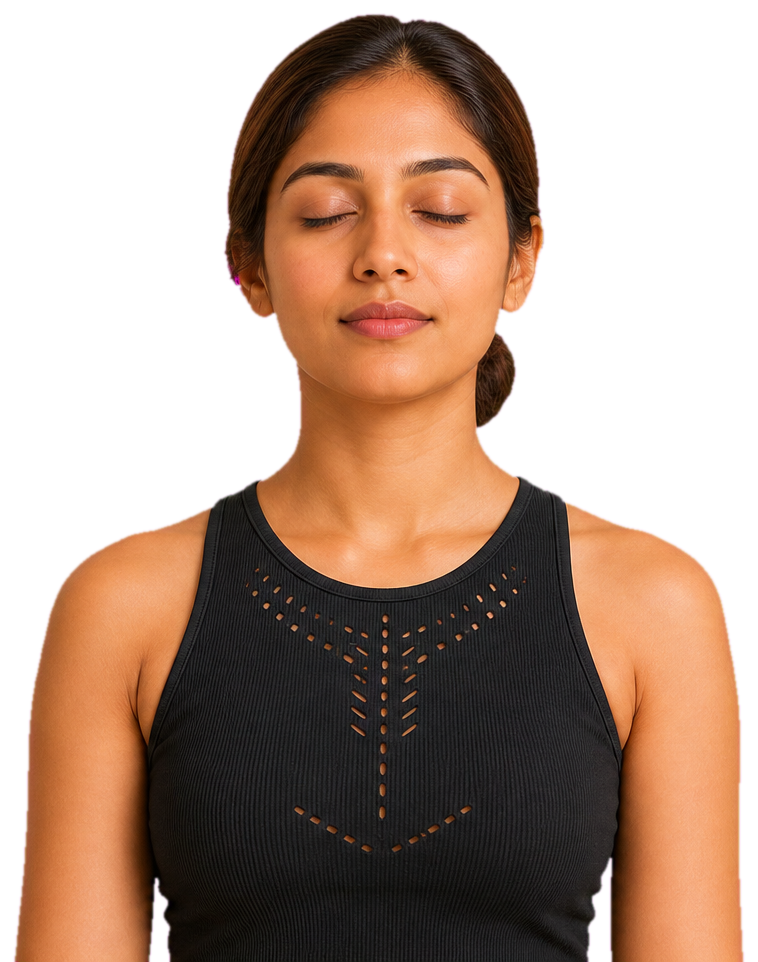
#> input picture src/assets/generated/meditation-woman.png, 758 x 962 px
$ python -i process-meditation.py   (imports and definitions only)
#> lines starting #> are read from the running program, lines starting #| are printed output that depends on the picture
#> further down, picture is the input picture: PIL image 758x962 RGBA; mean R, G, B, A 175.9, 51.8, 129.5, 149.8
"""Chroma-key meditation cutout from magenta studio backdrop -> transparent PNG."""
from collections import deque
from PIL import Image, ImageFilter
import os

SRC = r'C:\Users\shubh\.cursor\projects\d-astronext3\assets\meditation-woman-source.png'
OUT = r'd:\astronext3\src\assets\generated\meditation-woman.png'


def feather_alpha(im: Image.Image, radius: int = 2) -> Image.Image:
#> called with radius = 2
    r, g, b, a = im.split()
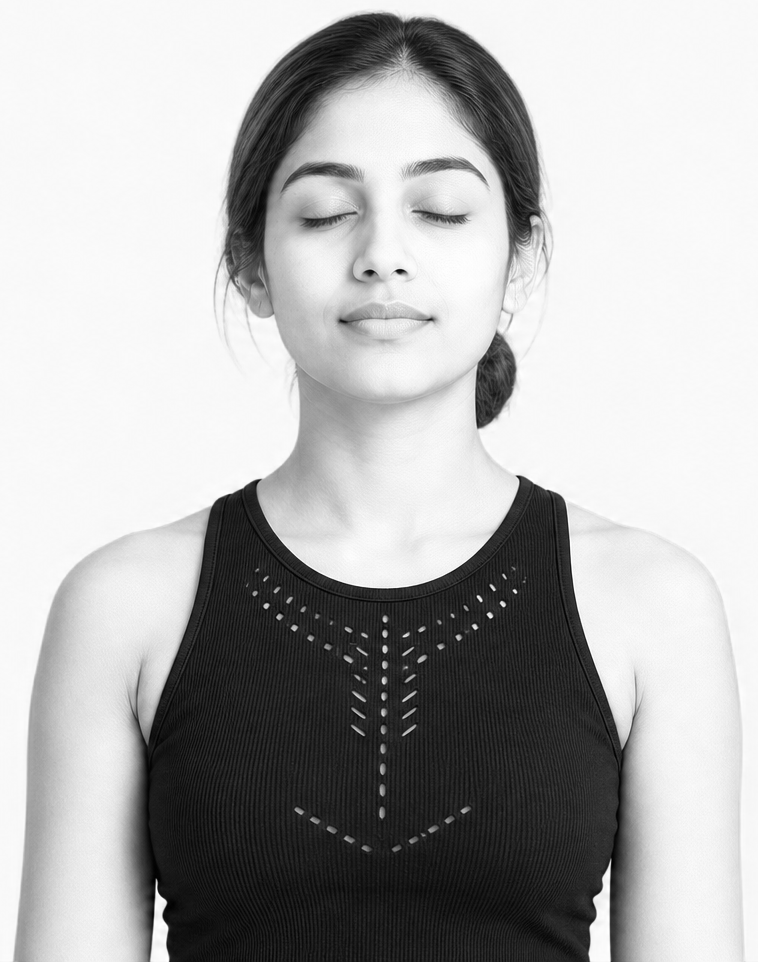
#> r: PIL image 758x962 L; min 0, max 255, mean 175.9
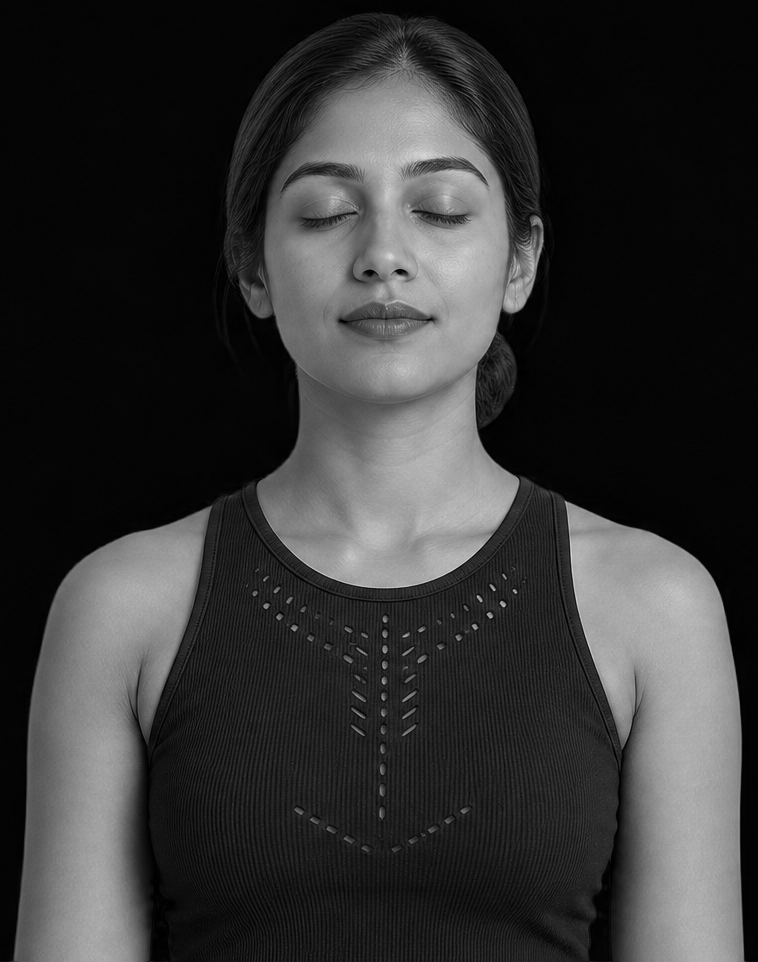
#> g: PIL image 758x962 L; min 0, max 223, mean 51.8
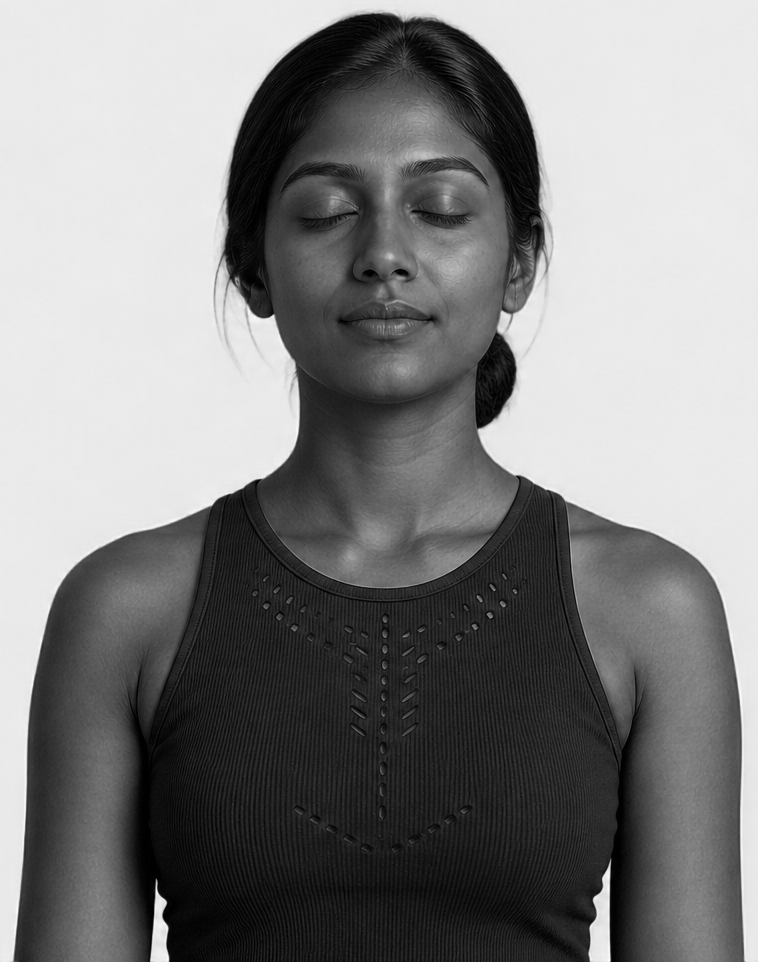
#> b: PIL image 758x962 L; min 0, max 250, mean 129.5
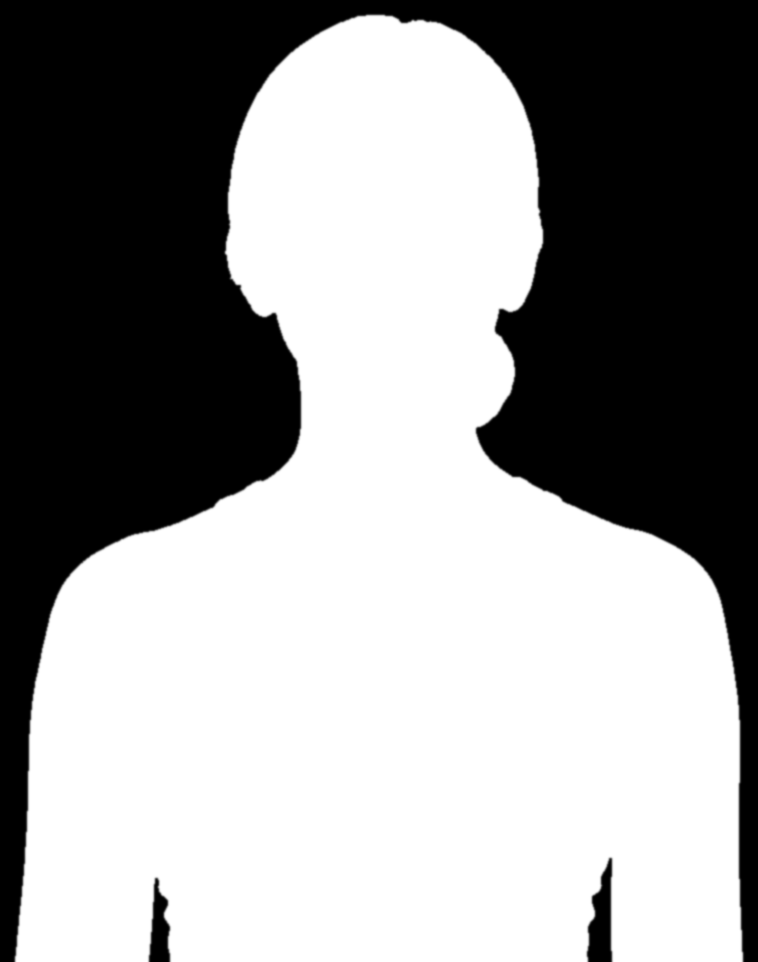
#> a: PIL image 758x962 L; min 0, max 255, mean 149.8
    a = a.filter(ImageFilter.GaussianBlur(radius))
    return Image.merge('RGBA', (r, g, b, a))


# [93 lines left out: functions is_backdrop, flood_key, despill_magenta, trim_transparent, main, not called in this run]


# [2 lines not run here, left out]

>>> from PIL import Image
>>> picture = Image.open('../src/assets/generated/meditation-woman.png')
>>> result = feather_alpha(picture)

$ run again, on src/assets/generated/astrologers-hero-hands.png
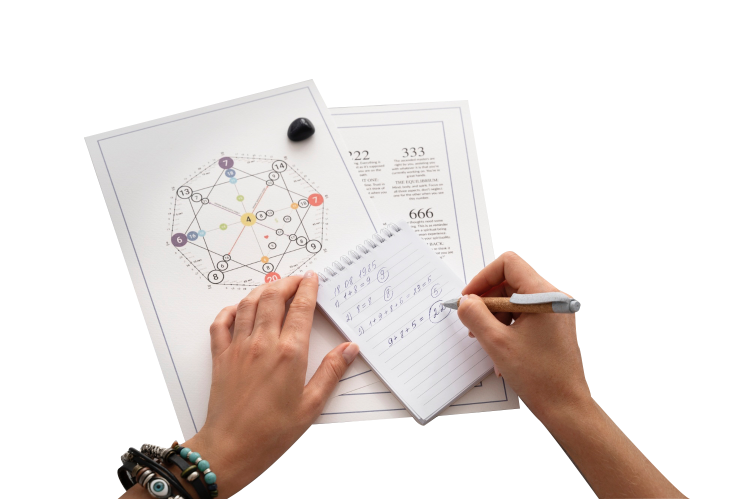
#> input picture src/assets/generated/astrologers-hero-hands.png, 1500 x 998 px (shown at 1/2 size)
#> picture is the input picture: PIL image 1500x998 RGBA; mean R, G, B, A 208.7, 200.4, 196.4, 97.3
#> in feather_alpha, `r, g, b, a = im.split()`:
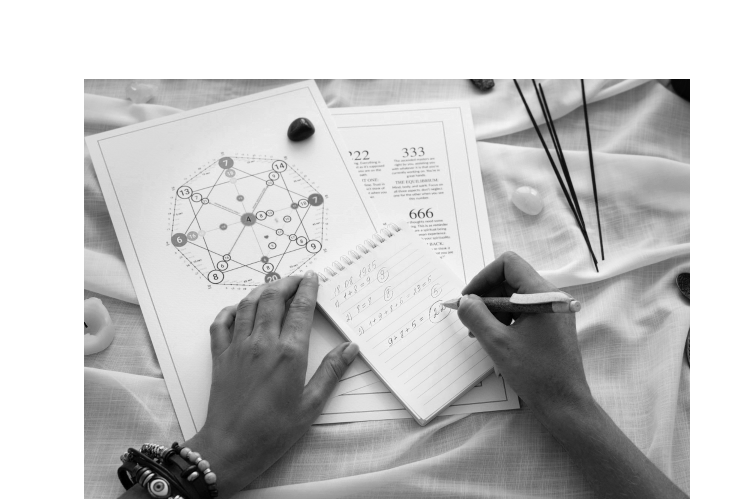
#> b: PIL image 1500x998 L (shown at 1/2 size); min 0, max 255, mean 196.4
#> in feather_alpha, `r, g, b, a = im.split()`:
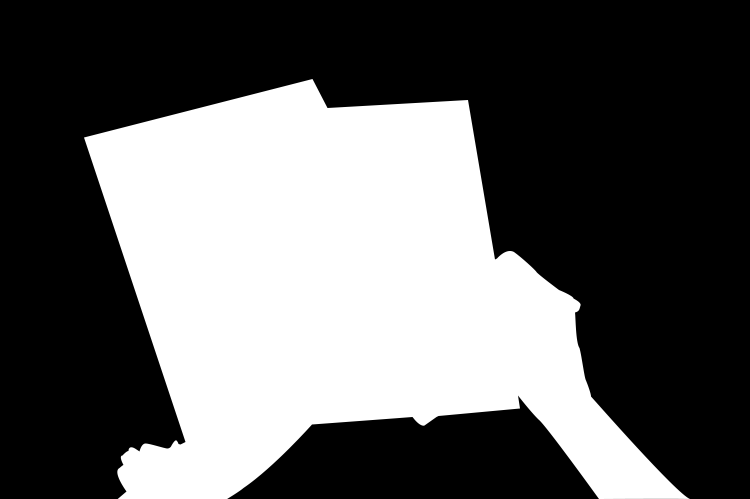
#> a: PIL image 1500x998 L (shown at 1/2 size); min 0, max 255, mean 97.3

$ run again, on src/assets/generated/hero-woman.png
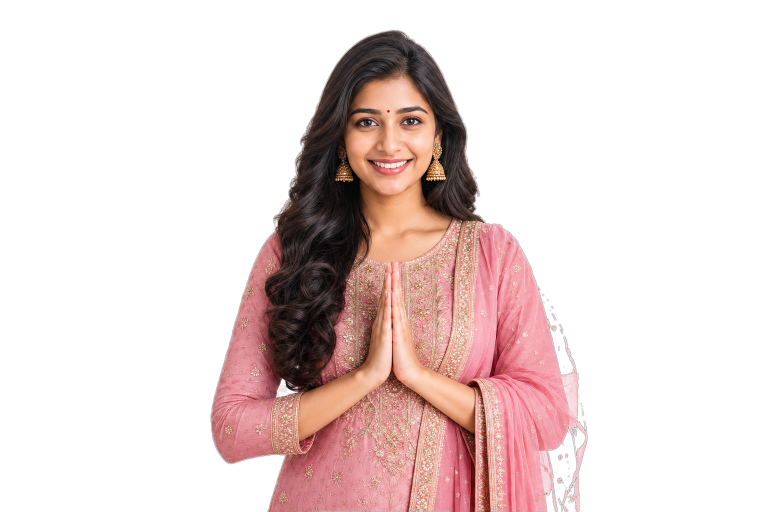
#> input picture src/assets/generated/hero-woman.png, 1536 x 1024 px (shown at 1/2 size)
#> picture is the input picture: PIL image 1536x1024 RGBA; mean R, G, B, A 52.4, 36, 34.2, 76
#> in feather_alpha, `r, g, b, a = im.split()`:
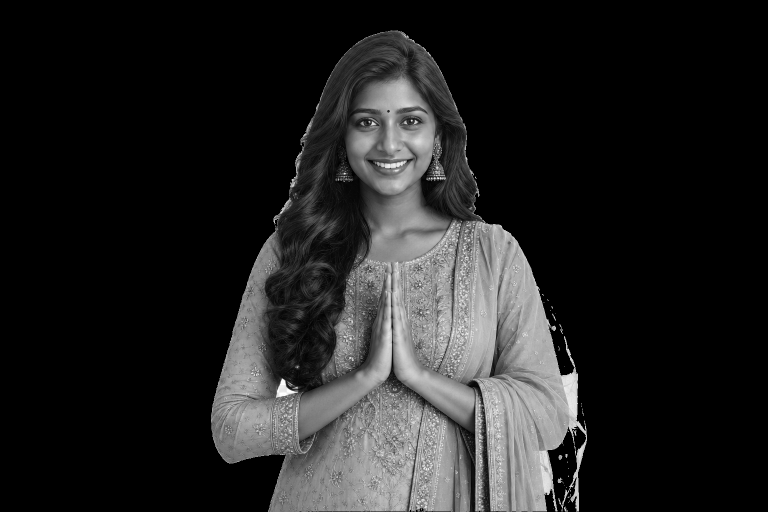
#> b: PIL image 1536x1024 L (shown at 1/2 size); min 0, max 255, mean 34.2
#> in feather_alpha, `r, g, b, a = im.split()`:
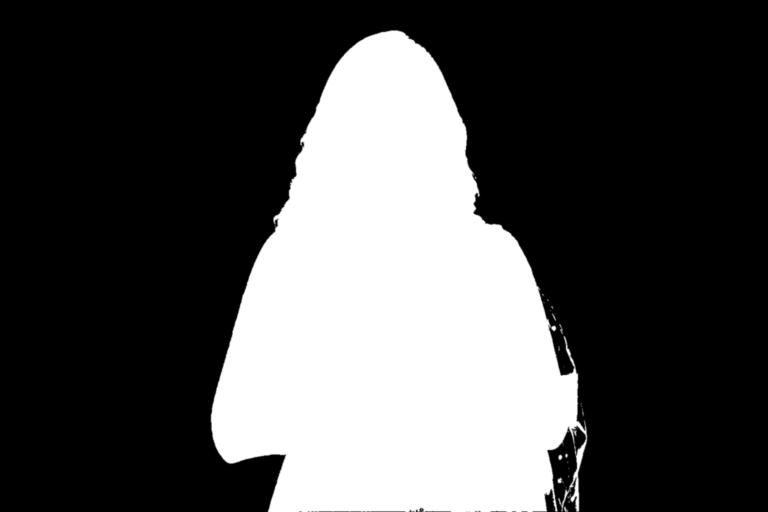
#> a: PIL image 1536x1024 L (shown at 1/2 size); min 0, max 255, mean 76
